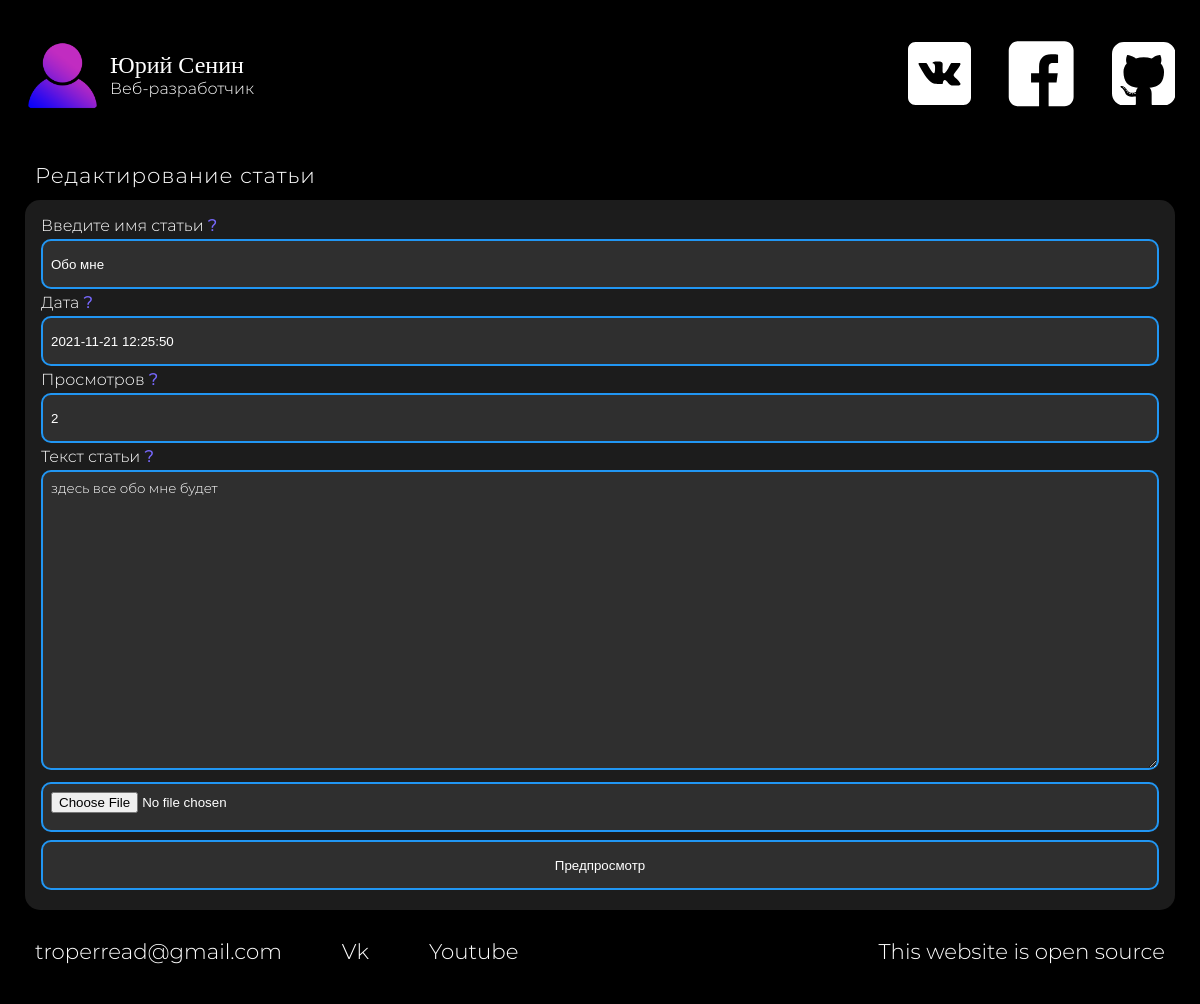
The app's page /admin/editpost/1 (signed in) with its own data.
### tables this page shows
CREATE TABLE `articles` (
  `id` int NOT NULL,
  `title` varchar(64) NOT NULL,
  `image` varchar(64) DEFAULT NULL,
  `content` text NOT NULL,
  `pubdate` varchar(32) NOT NULL,
  `views` int NOT NULL DEFAULT '1',
  `deleted` tinyint(1) NOT NULL DEFAULT '0'
);

### config/routes.php (called while the page is built)
<?php
return array(
    'articles/([0-9]+)' => 'Articles/view/$1',
    'articles' => 'articles/index',
    'admin/login' => 'admin/login',
    'admin/auth' => 'admin/auth',
    'admin/editprewiew' => 'admin/editpreview',
    'admin/saveEditPost' => 'admin/saveEditPost',
    'admin/newpostspreview' => 'admin/newpostspreview',
    'admin/addnewpost' => 'admin/addnewpost',
    'admin/addposts' => 'admin/addposts',
    'admin/allposts' => 'admin/seeall',
    'admin/logout' => 'admin/logout',
    'admin/deletepost/([0-9]+)' => 'admin/deletepost/$1',
    'admin/editpost/([0-9]+)' => 'admin/editpost/$1',
    'admin' => 'admin/index',
    'index.php' => 'site/index',
    '' => 'site/index',
);
?>

### models/admin.php (called while the page is built, shortened)
<?php
class Admindb {
    public static function getart($id) {
        global $db, $connection;
        $query = "SELECT * FROM articles where `id`=$id";
        $result = mysqli_query($connection, $query) or die(mysqli_error($connection));
        $data = mysqli_fetch_assoc($result);
        return array($data);
    }
}
?>

### views/includes/articlecontentEdit.php (the view, shortened to what this page needs)
<main>
    <h1 class="h2-like">Редактирование статьи</h1>
    <div class="articlewrapper">
        <form method="post" enctype="multipart/form-data" action="../editprewiew" class="editform thintext">
            Введите имя статьи<b class="accenttext" title="Лучший вариант до ... символов"> ? </b>
            <br>
            <input name="title" type="text" value="<?php echo $result[0]['title']; ?>"><br>
            Дата<b class="accenttext" title="В формате: 2021-11-21 12:25:50"> ? </b>
            <br>
            <input name="date" type="text" value="<?php echo $result[0]['pubdate']; ?>"><br>
            Просмотров<b class="accenttext" title="Укажите число просмторов"> ? </b>
            <br>
            <input name="views" type="number" value="<?php echo $result[0]['views']; ?>"><br>
            Текст статьи<b class="accenttext" title="Разрешается использование тегов и др"> ? </b>
            <br>
            <textarea id="content" class="thintext" name="content"><?php echo $result[0]['content']; ?></textarea><br>
            <input name="imagefile" type="file">
            <input type="submit" value="Предпросмотр">
        </form>
    </div>
</main>

### components/Router.php (shortened to what this page needs)
<?php
class Router {
    private $routes;
    public function __construct()
    {
        $routesPath = ROOT.'/config/routes.php';
        $this->routes = include ($routesPath);
    }
    private function getUrl() {
        if (!empty($_SERVER['REQUEST_URI'])) {
            return trim($_SERVER['REQUEST_URI'], '/');
        }
    }
    public function run(){
        $url = $this->getUrl();
        foreach ($this->routes as $urlpattern => $path) {
            if (preg_match("~$urlpattern~", $url)) {
                $internalRoute = preg_replace("~$urlpattern~", $path, $url);
                $segments = explode('/', $internalRoute);
                $controllerName = array_shift($segments).'Controller';
                $actionName = 'action'.ucfirst(array_shift($segments));
                $parameters = $segments;
                $controllerObject = new $controllerName;
                $result = call_user_func_array(array($controllerObject, $actionName), $parameters);
                if ($result != null) {
                    break;
                }
            }
        }
    }
}

### views/includes/header.php (shortened to what this page needs)
<header>
    <div class="logo">
        <img src="/views/img/avatar.png">
        <a href="../"><div class="logowrapper">
            <span class="logoname">Юрий Сенин</span>
            <span class="logotag">Веб-разработчик</span>
        </div></a>
    </div>
    <div class="uplinks">
        <a href="https://vk.com/Graveddd"></a>
        <a href="https://facebook.com"></a>
        <a href="https://github.com/Gravedd"></a>
    </div>
</header>

### views/includes/footer.php
<footer>
    <div><a target="_blank" href="mailto:troperread@gmail.com">troperread@gmail.com</div></a>
    <div><a target="_blank" href="https://vk.com/graveddd">Vk</div></a>
    <div><a target="_blank" href="https://www.youtube.com/">Youtube</div></a>
    <div class="opensourse"><a target="_blank" href="https://github.com/Gravedd/Portfolio">This website is open source</div></a>
</footer>

### views/css/style.css (style rules this page uses)
:root { --main-color: #ffffff; --main-dop-color: #dcdcdc; --bg-color: #000000; --bg-dop-color: #1c1c1c; --bg-dop2-color: #2f2f2f; --cont-color: #7869ff; --cont2-color: #2196F3; --scale: 1.04; }
* { margin: 0; box-sizing: border-box; }
a { color: white; text-decoration: none; }
body { background-color: var(--bg-color); color: var(--main-color); height: 2000px; font-family: OpenSans; transition: 0.5s; }
header { width: 100%; height: 100px; display: flex; flex-direction: row; margin-bottom: 25px; }
.logo { width: 40%; height: 100%; display: flex; align-items: center; }
.logo img { height: 75px; width: 75px; display: block; margin-right: 10px; }
.logowrapper { display: flex; flex-direction: column; }
.logoname { font-size: 18pt; }
.logotag { font-family: Montserrat-light; }
.uplinks { width: 60%; height: 100%; display: flex; justify-content: end; align-items: center; }
main { display: flex; flex-direction: column; }
.h2-like { font-size: 16pt; width: 100%; line-height: 30px; height: 50px; padding: 10px 10px; letter-spacing: 1px; font-family: Montserrat-light; font-weight: normal; }
footer { width: 100%; height: 50px; line-height: 50px; display: flex; flex-direction: row; font-size: 16pt; }
footer div { margin-right: 40px; padding: 0 10px; font-family: Montserrat-light; }
.opensourse { margin-left: auto; margin-right: 0; align-self: end; }
.linksvg { fill: white; transition: 0.25s; margin-right: 30px; }
.uplinks a:last-child .linksvg { margin-right: 0px; }
.articlewrapper { width: 100%; min-height: 650px; background-color: var(--bg-dop-color); border-radius: 15px; padding: 16px; margin-bottom: 16px; }
.thintext { font-family: Montserrat-light; }
.accenttext { color: var(--cont-color); }
.editform input, .editform textarea { max-width: 100%; width: 100%; height: 50px; background-color: var(--bg-dop2-color); border: 2px solid var(--cont2-color); border-radius: 10px; color: white; padding: 8px; margin-top: 4px; margin-bottom: 4px; transition: 0.25s; }
.editform textarea { min-width: 100%; min-height: 300px; height: auto; }

### records on screen
articles: title "Обо мне", date "2021-11-21 12:25:50", views "2", content "здесь все обо мне будет"
